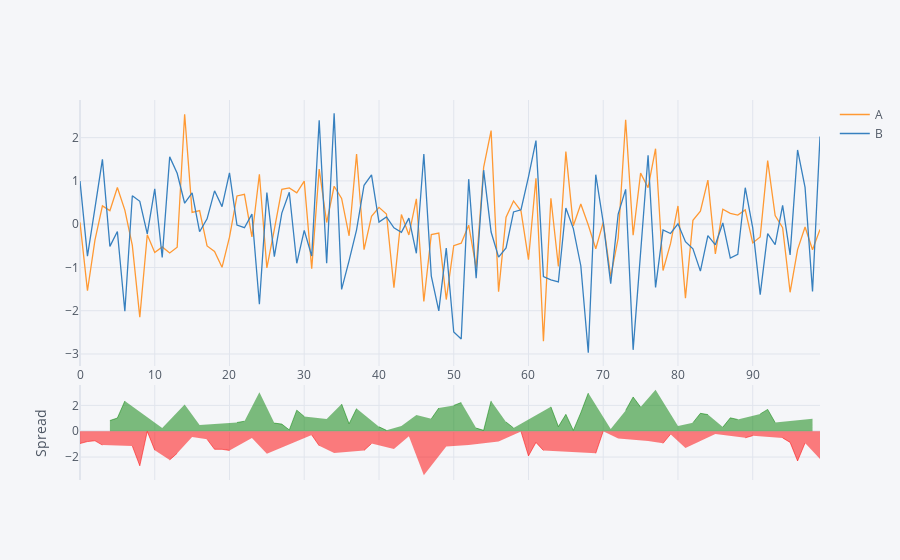

The notebook cell saved with this chart:
### Markdown cell above
## Spread

### Code cell
df[['A','B']].iplot(kind='spread')

### Figure 1 — Plotly figure (JSON) as saved in the notebook; plotly's stock layout.template omitted (floating-point values rounded to 4 significant figures)
{"data": [{"line": {"color": "rgba(255, 153, 51, 1.0)", "dash": "solid", "shape": "linear", "width": 1.3}, "mode": "lines", "name": "A", "text": "", "type": "scatter", "x": [0, 1, 2, 3, 4, 5, 6, 7, 8, 9, 10, 11, 12, 13, 14, 15, 16, 17, 18, 19, 20, 21, 22, 23, 24, 25, 26, 27, 28, 29, 30, 31, 32, 33, 34, 35, 36, 37, 38, 39, 40, 41, 42, 43, 44, 45, 46, 47, 48, 49, 50, 51, 52, 53, 54, 55, 56, 57, 58, 59, 60, 61, 62, 63, 64, 65, 66, 67, 68, 69, 70, 71, 72, 73, 74, 75, 76, 77, 78, 79, 80, 81, 82, 83, 84, 85, 86, 87, 88, 89, 90, 91, 92, 93, 94, 95, 96, 97, 98, 99], "y": [0.0407, -1.539, -0.3705, 0.4223, 0.3126, 0.8491, 0.3266, -0.4911, -2.151, -0.2441, -0.652, -0.5253, -0.6649, -0.5337, 2.541, 0.2722, 0.314, -0.5035, -0.6295, -0.9968, -0.3011, 0.6527, 0.6907, -0.2947, 1.154, -1.01, -0.1207, 0.8055, 0.839, 0.7242, 0.9948, -1.03, 1.274, 0.03852, 0.8766, 0.5962, -0.2677, 1.619, -0.5896, 0.1821, 0.3883, 0.2354, -1.467, 0.224, -0.2492, 0.5864, -1.787, -0.2388, -0.207, -1.742, -0.4975, -0.4384, -0.02391, -1.01, 1.315, 2.164, -1.56, 0.1595, 0.5369, 0.3034, -0.8191, 1.061, -2.703, 0.5993, -0.9769, 1.678, -0.03796, 0.467, -0.01966, -0.5683, 0.04061, -1.209, -0.3209, 2.415, -0.2549, 1.18, 0.8422, 1.745, -1.071, -0.4501, 0.4216, -1.709, 0.0891, 0.2999, 1.019, -0.688, 0.3453, 0.2488, 0.2114, 0.3305, -0.4323, -0.2938, 1.468, 0.1982, -0.08239, -1.574, -0.5863, -0.06343, -0.5917, -0.1219]}, {"line": {"color": "rgba(55, 128, 191, 1.0)", "dash": "solid", "shape": "linear", "width": 1.3}, "mode": "lines", "name": "B", "text": "", "type": "scatter", "x": [0, 1, 2, 3, 4, 5, 6, 7, 8, 9, 10, 11, 12, 13, 14, 15, 16, 17, 18, 19, 20, 21, 22, 23, 24, 25, 26, 27, 28, 29, 30, 31, 32, 33, 34, 35, 36, 37, 38, 39, 40, 41, 42, 43, 44, 45, 46, 47, 48, 49, 50, 51, 52, 53, 54, 55, 56, 57, 58, 59, 60, 61, 62, 63, 64, 65, 66, 67, 68, 69, 70, 71, 72, 73, 74, 75, 76, 77, 78, 79, 80, 81, 82, 83, 84, 85, 86, 87, 88, 89, 90, 91, 92, 93, 94, 95, 96, 97, 98, 99], "y": [0.9958, -0.737, 0.3713, 1.497, -0.5137, -0.1691, -2.014, 0.659, 0.5282, -0.226, 0.8179, -0.7675, 1.556, 1.176, 0.4841, 0.7246, -0.1743, 0.124, 0.7714, 0.4058, 1.186, -0.02105, -0.08094, 0.2335, -1.852, 0.7308, -0.7489, 0.256, 0.7383, -0.9039, -0.143, -0.7363, 2.401, -0.9026, 2.563, -1.508, -0.8431, -0.1307, 0.8996, 1.14, 0.04843, 0.1669, -0.08354, -0.1856, 0.1399, -0.6734, 1.621, -1.201, -2.002, -0.5544, -2.492, -2.654, 1.04, -1.25, 1.248, -0.1815, -0.7613, -0.55, 0.2819, 0.3336, 1.095, 1.931, -1.212, -1.286, -1.333, 0.3732, -0.1019, -0.9604, -2.97, 1.144, 0.04271, -1.375, 0.2349, 0.8057, -2.904, -0.6849, 1.594, -1.462, -0.132, -0.2149, 0.009769, -0.4053, -0.569, -1.085, -0.2664, -0.4763, 0.02877, -0.7851, -0.6946, 0.8428, -0.08393, -1.628, -0.2185, -0.4736, 0.4358, -0.7085, 1.715, 0.8496, -1.557, 2.025]}, {"connectgaps": false, "fill": "tozeroy", "line": {"color": "green", "dash": "solid", "shape": "linear", "width": 0.5}, "mode": "lines", "name": "Spread", "showlegend": false, "type": "scatter", "x": [0, 1, 2, 3, 4, 5, 6, 7, 8, 9, 10, 11, 12, 13, 14, 15, 16, 17, 18, 19, 20, 21, 22, 23, 24, 25, 26, 27, 28, 29, 30, 31, 32, 33, 34, 35, 36, 37, 38, 39, 40, 41, 42, 43, 44, 45, 46, 47, 48, 49, 50, 51, 52, 53, 54, 55, 56, 57, 58, 59, 60, 61, 62, 63, 64, 65, 66, 67, 68, 69, 70, 71, 72, 73, 74, 75, 76, 77, 78, 79, 80, 81, 82, 83, 84, 85, 86, 87, 88, 89, 90, 91, 92, 93, 94, 95, 96, 97, 98, 99], "xaxis": "x2", "y": ["", "", "", "", 0.8263, 1.018, 2.34, "", "", "", "", 0.2422, "", "", 2.057, "", 0.4883, "", "", "", "", 0.6737, 0.7716, "", 3.005, "", 0.6282, 0.5495, 0.1007, 1.628, 1.138, "", "", 0.9412, "", 2.104, 0.5754, 1.75, "", "", 0.3399, 0.06852, "", 0.4097, "", 1.26, "", 0.9626, 1.795, "", 1.995, 2.215, "", 0.2405, 0.06677, 2.346, "", 0.7095, 0.255, "", "", "", "", 1.886, 0.3561, 1.305, 0.06398, 1.427, 2.95, "", "", 0.166, "", 1.609, 2.649, 1.865, "", 3.207, "", "", 0.4118, "", 0.6581, 1.385, 1.285, "", 0.3165, 1.034, 0.9059, "", "", 1.334, 1.686, 0.6717, "", "", "", "", 0.9656, ""], "yaxis": "y2"}, {"connectgaps": false, "fill": "tozeroy", "line": {"color": "red", "dash": "solid", "shape": "linear", "width": 0.5}, "mode": "lines", "name": "Spread", "showlegend": false, "type": "scatter", "x": [0, 1, 2, 3, 4, 5, 6, 7, 8, 9, 10, 11, 12, 13, 14, 15, 16, 17, 18, 19, 20, 21, 22, 23, 24, 25, 26, 27, 28, 29, 30, 31, 32, 33, 34, 35, 36, 37, 38, 39, 40, 41, 42, 43, 44, 45, 46, 47, 48, 49, 50, 51, 52, 53, 54, 55, 56, 57, 58, 59, 60, 61, 62, 63, 64, 65, 66, 67, 68, 69, 70, 71, 72, 73, 74, 75, 76, 77, 78, 79, 80, 81, 82, 83, 84, 85, 86, 87, 88, 89, 90, 91, 92, 93, 94, 95, 96, 97, 98, 99], "xaxis": "x2", "y": [-0.9551, -0.8018, -0.7418, -1.075, "", "", "", -1.15, -2.679, -0.01812, -1.47, "", -2.221, -1.71, "", -0.4524, "", -0.6275, -1.401, -1.403, -1.487, "", "", -0.5282, "", -1.741, "", "", "", "", "", -0.2934, -1.128, "", -1.686, "", "", "", -1.489, -0.9579, "", "", -1.383, "", -0.3891, "", -3.407, "", "", -1.187, "", "", -1.064, "", "", "", -0.7985, "", "", -0.03017, -1.914, -0.8697, -1.491, "", "", "", "", "", "", -1.712, -0.002104, "", -0.5558, "", "", "", -0.7522, "", -0.9394, -0.2351, "", -1.304, "", "", "", -0.2118, "", "", "", -0.5123, -0.3483, "", "", "", -0.5182, -0.8655, -2.302, -0.913, "", -2.147], "yaxis": "y2"}], "layout": {"hovermode": "x", "legend": {"bgcolor": "#F5F6F9", "font": {"color": "#4D5663"}}, "paper_bgcolor": "#F5F6F9", "plot_bgcolor": "#F5F6F9", "title": {"font": {"color": "#4D5663"}}, "xaxis": {"gridcolor": "#E1E5ED", "showgrid": true, "tickfont": {"color": "#4D5663"}, "title": {"font": {"color": "#4D5663"}, "text": ""}, "zerolinecolor": "#E1E5ED"}, "xaxis2": {"anchor": "y2", "gridcolor": "#E1E5ED", "showgrid": true, "showticklabels": false, "tickfont": {"color": "#4D5663"}, "title": {"font": {"color": "#4D5663"}, "text": ""}, "zerolinecolor": "#E1E5ED"}, "yaxis": {"domain": [0.3, 1], "gridcolor": "#E1E5ED", "showgrid": true, "tickfont": {"color": "#4D5663"}, "title": {"font": {"color": "#4D5663"}, "text": ""}, "zerolinecolor": "#E1E5ED"}, "yaxis2": {"domain": [0, 0.25], "gridcolor": "#E1E5ED", "showgrid": true, "tickfont": {"color": "#4D5663"}, "title": {"font": {"color": "#4D5663"}, "text": "Spread"}, "zerolinecolor": "#E1E5ED"}}}
